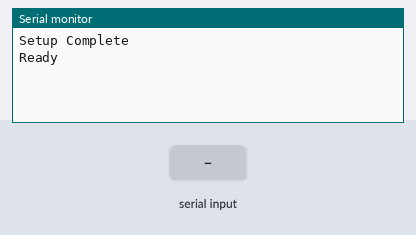
A program run on a simulated ESP32. Shown: the last lines printed to the serial monitor. The test bench sets the inputs (shaded band).

Above: at 0.8 s.
0.9 s: "IDLE\n" received over Serial
At 2.1 s:
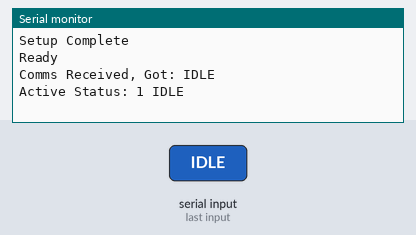
2.4 s: "WALK\n" received over Serial
At 3.4 s:
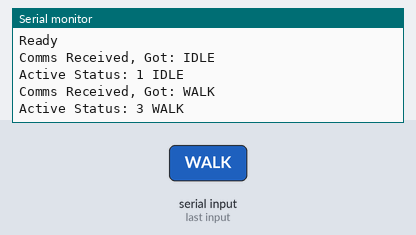
3.9 s: "FOLLOW\n" received over Serial
At 5.1 s:
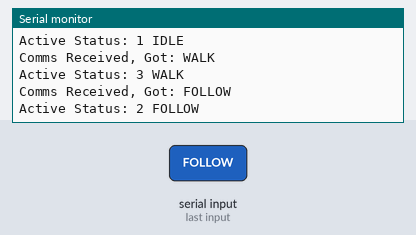
5.4 s: "OFF\n" received over Serial
At 5.7 s:
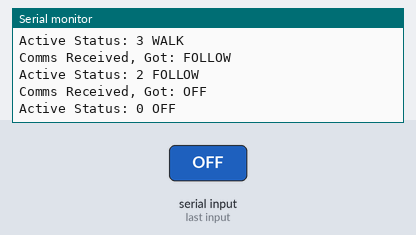
6.9 s: "1\n" received over Serial
At 7.6 s:
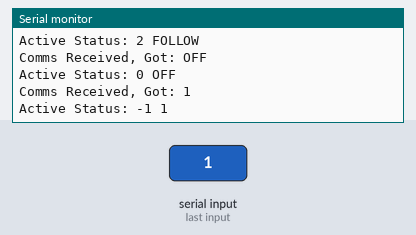

The program:

main.cpp
```cpp
#include <stdio.h>
#include <string.h>
#include "freertos/FreeRTOS.h"
#include "freertos/task.h"
#include "driver/uart.h"

#define UART_NUM UART_NUM_0
#define BUF_SIZE 1024

enum MODE {
    INVALID = -1,
    OFF = 0,
    IDLE = 1,
    FOLLOW = 2,
    WALK = 3
};

void setup_uart() {
    uart_config_t uart_config = {
        .baud_rate = 115200,
        .data_bits = UART_DATA_8_BITS,
        .parity = UART_PARITY_DISABLE,
        .stop_bits = UART_STOP_BITS_1,
        .flow_ctrl = UART_HW_FLOWCTRL_DISABLE
    };
    uart_param_config(UART_NUM, &uart_config);
    uart_driver_install(UART_NUM, BUF_SIZE * 2, 0, 0, NULL, 0);
    printf("\n\nSetup Complete\n");
}

MODE parse_command(const char * comm);

extern "C" void app_main() {
    uint8_t data[128];
    MODE active_mode = IDLE;
    setup_uart();
    printf("\nReady\n\n");
    while(1){
        int len = uart_read_bytes(UART_NUM, data, sizeof(data), 20/portTICK_PERIOD_MS);
        if (len > 0) {
            data[len] = 0;
            if (data[len-1] == '\n') data[len-1] = 0;
            if (data[len-2] == '\r') data[len-2] = 0;
            printf("\nComms Received, Got: %s\n", data);
            active_mode = parse_command((char *)data);
             //start activity
            printf("\nActive Status: %d %s\n\n", active_mode, data);
        }
        vTaskDelay(100 / portTICK_PERIOD_MS);
    }
}

MODE parse_command(const char * comm) {
    if (strcmp(comm, "IDLE") == 0) return IDLE;
    else if (strcmp(comm, "WALK") == 0) return WALK;
    else if (strcmp(comm, "FOLLOW") == 0) return FOLLOW;
    else if (strcmp(comm, "OFF") == 0) return OFF;
    else return INVALID;
};
```

Measured:
- after the input at 0.9 s, the serial monitor: prints a new line after 0.07 s (image 1)
- after the input at 2.4 s, the serial monitor: prints a new line at once (image 2)
- after the input at 3.9 s, the serial monitor: prints a new line after 0.05 s (image 3)
- after the input at 5.4 s, the serial monitor: prints a new line at once (image 4)
- after the input at 6.9 s, the serial monitor: prints a new line after 0.05 s (image 5)
